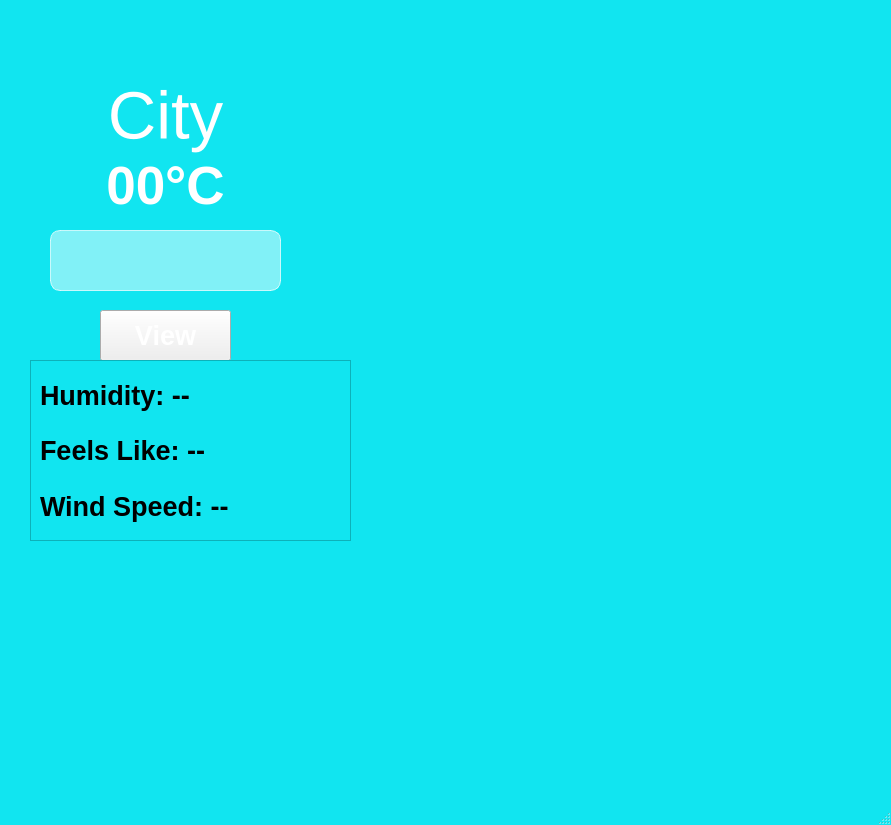
<?xml version="1.0" encoding="UTF-8"?>
<ui version="4.0">
 <class>MainWindow</class>
 <widget class="QMainWindow" name="MainWindow">
  <property name="geometry">
   <rect>
    <x>0</x>
    <y>0</y>
    <width>891</width>
    <height>825</height>
   </rect>
  </property>
  <property name="palette">
   <palette>
    <active>
     <colorrole role="Base">
      <brush brushstyle="SolidPattern">
       <color alpha="255">
        <red>22</red>
        <green>220</green>
        <blue>241</blue>
       </color>
      </brush>
     </colorrole>
     <colorrole role="Window">
      <brush brushstyle="SolidPattern">
       <color alpha="255">
        <red>17</red>
        <green>229</green>
        <blue>240</blue>
       </color>
      </brush>
     </colorrole>
    </active>
    <inactive>
     <colorrole role="Base">
      <brush brushstyle="SolidPattern">
       <color alpha="255">
        <red>22</red>
        <green>220</green>
        <blue>241</blue>
       </color>
      </brush>
     </colorrole>
     <colorrole role="Window">
      <brush brushstyle="SolidPattern">
       <color alpha="255">
        <red>17</red>
        <green>229</green>
        <blue>240</blue>
       </color>
      </brush>
     </colorrole>
    </inactive>
    <disabled>
     <colorrole role="Base">
      <brush brushstyle="SolidPattern">
       <color alpha="255">
        <red>17</red>
        <green>229</green>
        <blue>240</blue>
       </color>
      </brush>
     </colorrole>
     <colorrole role="Window">
      <brush brushstyle="SolidPattern">
       <color alpha="255">
        <red>17</red>
        <green>229</green>
        <blue>240</blue>
       </color>
      </brush>
     </colorrole>
    </disabled>
   </palette>
  </property>
  <property name="font">
   <font>
    <pointsize>20</pointsize>
    <weight>75</weight>
    <bold>true</bold>
   </font>
  </property>
  <property name="windowTitle">
   <string>Weather App | Vex</string>
  </property>
  <property name="styleSheet">
   <string notr="true">QMainWindow {
    border-image: &quot;d2c77ed131743f4e26b566871695ad49.jpg&quot;;
}</string>
  </property>
  <widget class="QWidget" name="centralwidget">
   <property name="acceptDrops">
    <bool>false</bool>
   </property>
   <widget class="QLabel" name="label_city_name">
    <property name="geometry">
     <rect>
      <x>-30</x>
      <y>70</y>
      <width>391</width>
      <height>91</height>
     </rect>
    </property>
    <property name="font">
     <font>
      <pointsize>50</pointsize>
      <weight>50</weight>
      <bold>false</bold>
     </font>
    </property>
    <property name="styleSheet">
     <string notr="true">color: #ffffff;
border: none;
background: transparent;</string>
    </property>
    <property name="text">
     <string>City</string>
    </property>
    <property name="alignment">
     <set>Qt::AlignCenter</set>
    </property>
   </widget>
   <widget class="QLabel" name="label_temperature">
    <property name="geometry">
     <rect>
      <x>50</x>
      <y>140</y>
      <width>231</width>
      <height>91</height>
     </rect>
    </property>
    <property name="font">
     <font>
      <pointsize>40</pointsize>
      <weight>75</weight>
      <bold>true</bold>
     </font>
    </property>
    <property name="styleSheet">
     <string notr="true">color: #ffffff;</string>
    </property>
    <property name="text">
     <string>00°C</string>
    </property>
    <property name="alignment">
     <set>Qt::AlignCenter</set>
    </property>
   </widget>
   <widget class="QPushButton" name="city_name_button">
    <property name="geometry">
     <rect>
      <x>100</x>
      <y>310</y>
      <width>131</width>
      <height>51</height>
     </rect>
    </property>
    <property name="styleSheet">
     <string notr="true">color: #ffffff;
bg: blue;</string>
    </property>
    <property name="text">
     <string>View</string>
    </property>
   </widget>
   <widget class="QFrame" name="frame">
    <property name="geometry">
     <rect>
      <x>30</x>
      <y>360</y>
      <width>321</width>
      <height>181</height>
     </rect>
    </property>
    <property name="frameShape">
     <enum>QFrame::StyledPanel</enum>
    </property>
    <property name="frameShadow">
     <enum>QFrame::Raised</enum>
    </property>
    <layout class="QVBoxLayout" name="verticalLayout">
     <item>
      <widget class="QLabel" name="humidity_label">
       <property name="text">
        <string>Humidity: --</string>
       </property>
      </widget>
     </item>
     <item>
      <widget class="QLabel" name="feels_like_label">
       <property name="text">
        <string>Feels Like: --</string>
       </property>
      </widget>
     </item>
     <item>
      <widget class="QLabel" name="wind_speed_label">
       <property name="text">
        <string>Wind Speed: --</string>
       </property>
      </widget>
     </item>
    </layout>
   </widget>
   <widget class="QLabel" name="label_name">
    <property name="geometry">
     <rect>
      <x>-20</x>
      <y>-10</y>
      <width>611</width>
      <height>851</height>
     </rect>
    </property>
    <property name="text">
     <string/>
    </property>
   </widget>
   <widget class="QLineEdit" name="city_name_input">
    <property name="geometry">
     <rect>
      <x>50</x>
      <y>230</y>
      <width>231</width>
      <height>61</height>
     </rect>
    </property>
    <property name="styleSheet">
     <string notr="true">QLineEdit {
    background-color: rgba(255, 255, 255, 120); 
    border: 1px solid rgba(255, 255, 255, 180);
    border-radius: 10px;
    padding: 8px;
    color: #333;
    font-size: 16px;
}</string>
    </property>
   </widget>
   <widget class="QLabel" name="label_cloud">
    <property name="geometry">
     <rect>
      <x>110</x>
      <y>0</y>
      <width>121</width>
      <height>111</height>
     </rect>
    </property>
    <property name="text">
     <string/>
    </property>
   </widget>
   <zorder>label_name</zorder>
   <zorder>label_city_name</zorder>
   <zorder>label_temperature</zorder>
   <zorder>city_name_button</zorder>
   <zorder>frame</zorder>
   <zorder>city_name_input</zorder>
   <zorder>label_cloud</zorder>
  </widget>
  <widget class="QMenuBar" name="menubar">
   <property name="geometry">
    <rect>
     <x>0</x>
     <y>0</y>
     <width>891</width>
     <height>26</height>
    </rect>
   </property>
  </widget>
  <widget class="QStatusBar" name="statusbar"/>
 </widget>
 <resources>
  <include location="resources.qrc"/>
 </resources>
 <connections/>
</ui>
